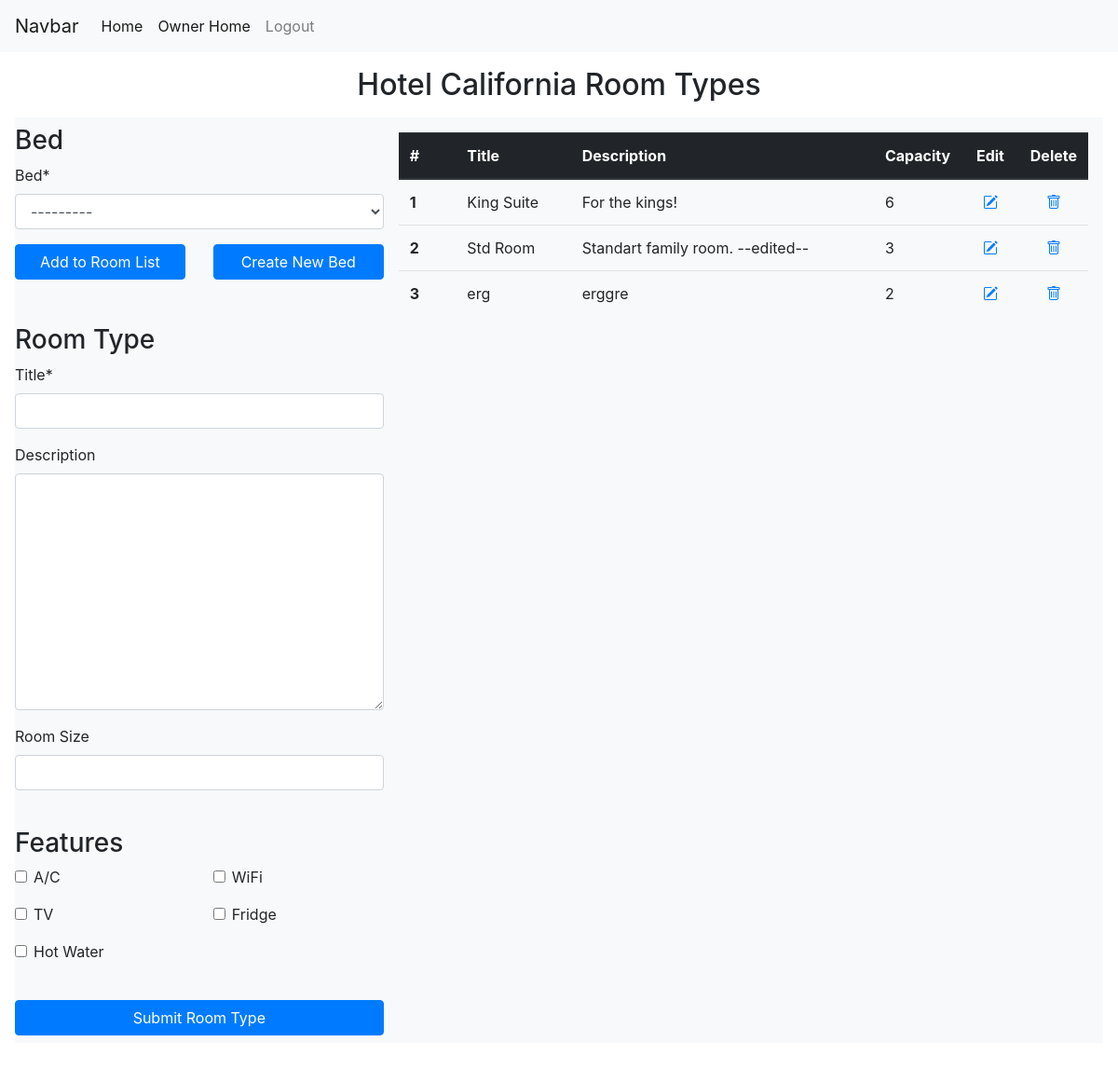
The app's page /manager/2/room_types (signed in) with its own data.
### manager/models.py (models this page shows, shortened)
class Hotel(models.Model):
    owners = models.ManyToManyField(Owner)
    name = models.CharField(max_length=128)
    country = models.ForeignKey('main.Country', on_delete=models.SET_NULL, null=True, related_name='hotels')
    state = models.CharField(max_length=32, null=True, blank=True)
    city = models.CharField(max_length=32)
    address_line_1 = models.CharField(max_length=64)
    address_line_2 = models.CharField(max_length=64, null=True, blank=True)
    zipcode = models.CharField(max_length=16)
    email = models.EmailField(max_length=256)
    phone_number = PhoneNumberField()

class RoomType(models.Model):
    title = models.CharField(max_length=32, unique=True)
    description = models.CharField(max_length=512, null=True, blank=True)
    hotel = models.ForeignKey(Hotel, on_delete=models.CASCADE, related_name='room_types')
    room_size = models.DecimalField(max_digits=4, decimal_places=2, null=True, blank=True)
    has_air_con = models.BooleanField(default=False, verbose_name="A/C")
    has_wifi = models.BooleanField(default=False, verbose_name="wifi")
    has_tv = models.BooleanField(default=False, verbose_name="TV")
    has_fridge = models.BooleanField(default=False, verbose_name="fridge")
    has_hot_water = models.BooleanField(default=False, verbose_name="hot water")
    def get_capacity(self):
        capacity = 0
        room_beds = self.room_beds.all()
        for room_bed in room_beds:
            capacity += room_bed.bed.capacity * room_bed.quantity
        return capacity

class RoomBed(models.Model):
    room_type = models.ForeignKey(RoomType, on_delete=models.CASCADE, related_name='room_beds')
    bed = models.ForeignKey(Bed, on_delete=models.CASCADE)
    quantity = models.PositiveSmallIntegerField()

class Bed(models.Model):
    name = models.CharField(max_length=64)
    capacity = models.PositiveSmallIntegerField()
    description = models.CharField(max_length=64, null=True, blank=True)
    hotel = models.ForeignKey(Hotel, on_delete=models.CASCADE, related_name='beds', null=True, blank=True) # for custom defined beds.
    is_general = models.BooleanField(default=False) # for general use beds.
    def __str__(self):
        return self.name

### manager/views.py (the view, shortened to what this page needs)
# urls.py: path('<int:hotel_id>/room_types', views.RoomTypesView.as_view(), name='room_types'),
class RoomTypesView(HotelOwnerMixin, View):
    form_class = CreateRoomTypeForm
    def setup(self, request, *args, **kwargs):
        if hasattr(self, 'get') and not hasattr(self, 'head'):
            self.head = self.get
        self.request = request
        self.args = args
        self.kwargs = kwargs
        hotel_id = kwargs['hotel_id']
        self.hotel = Hotel.objects.get(id=hotel_id)
        self.room_type_form = CreateRoomTypeForm()
        self.bed_form = BedForm()
        self.room_bed_form = RoomBedForm()
    def get(self, request, *args, **kwargs):
        beds = Bed.objects.filter(is_general=True).filter(hotel=self.hotel)
        room_types = RoomType.objects.filter(hotel=self.hotel)
        context = {
            'create': True,
            'hotel': self.hotel,
            'room_type_form': self.room_type_form,
            'bed_form': self.bed_form,
            'room_bed_form': self.room_bed_form,
            'room_types': room_types,
            'beds': beds,
        }
        return render(self.request, 'manager/room_types.html', context)

### manager/forms.py
class CreateRoomTypeForm(forms.ModelForm):
    class Meta:
        model = RoomType
        exclude = ['hotel']
        widgets = {
            'title': forms.TextInput(attrs={'class': 'form-control'}),
            'description': forms.Textarea(attrs={'class': 'form-control'}),
            'room_size': forms.NumberInput(attrs={'class': 'form-control'}),
            'has_air_con': forms.CheckboxInput(attrs={'class': 'form-check-input', 'type': 'checkbox'}),
            'has_wifi': forms.CheckboxInput(attrs={'class': 'form-check-input', 'type': 'checkbox'}),
            'has_tv': forms.CheckboxInput(attrs={'class': 'form-check-input', 'type': 'checkbox'}),
            'has_fridge': forms.CheckboxInput(attrs={'class': 'form-check-input', 'type': 'checkbox'}),
            'has_hot_water': forms.CheckboxInput(attrs={'class': 'form-check-input', 'type': 'checkbox'}),
        }
        labels = {
            'title': 'Title',
            'description': 'Description',
            'room_size': 'Room Size',
            'has_air_con': 'A/C',
            'has_wifi': 'WiFi',
            'has_tv': 'TV',
            'has_fridge': 'Fridge',
            'has_hot_water': 'Hot Water',
        }

class BedForm(forms.ModelForm):
    class Meta:
        model = Bed
        fields = ['name', 'capacity', 'description']
        widgets = {
            'name': forms.TextInput(attrs={'class': 'form-control'}),
            'capacity': forms.NumberInput(attrs={'class': 'form-control'}),
            'description': forms.TextInput(attrs={'class': 'form-control'}),
        }
        labels = {
            'name': 'Name',
            'capacity': 'Capacity',
            'description': 'Description'
        }

### main/models.py (called while the page is built)
    def is_owner(self):
        return hasattr(self, 'owner')

### manager/mixins.py (called while the page is built)
    def dispatch(self, request, *args, **kwargs):
        if not request.user.is_authenticated:
            return self.handle_no_permission()
        if not hasattr(request.user, 'owner'):
            return HttpResponseRedirect(reverse('main:index'))
        id = kwargs['hotel_id']
        hotel = Hotel.objects.get(id=id)
        if not hotel in request.user.owner.hotel_set.all():
            raise PermissionDenied
        return super().dispatch(request, *args, **kwargs)

### manager/templates/manager/room_types.html (shortened to what this page needs)
{% extends 'main/layout.html'  %}
{% load static %}
{% block style %}
    <link rel="stylesheet" href="{% static 'manager/floor_manager.css' %}">
{% endblock %}
{% block body %}
{% load crispy_forms_tags %}
<h2 class="text-center m-3" id="main_title">{{hotel.name}} Room Types </h2>
<div class="d-flex  justify-content-center mb-5 px-3">
    {% if create %}
        <div class="container-sm bg-light py-2">
                <div class="row mb-4">
                    <div class="col">
                        <h3>Bed</h3>
                        {% include 'manager/input_beds.html' %}
                        <div class="row mb-4">
                            <div class="col">
                                <button class="btn btn-primary btn-block" id="add-bed-button">Add to Room List</button>
                            </div>
                            <div class="col">
                                <button class="btn btn-primary btn-block" id="create-new-bed-btn">Create New Bed</button>
                            </div>
                        </div>
                    </div>
                </div>
            <form id="create-form" action="{% url 'manager:room_types' hotel.id %}" method="POST">
                <div class="row mb-4">
                    <div class="col">
                        <h3>Room Type</h3>
                        {{room_type_form.title|as_crispy_field}}
                        {{room_type_form.description|as_crispy_field}}
                        {{room_type_form.room_size|as_crispy_field}}
                    </div>
                </div>
                <div class="row mb-4">
                    <div class="col">
                        <h3>Features</h3>
                        <div class="row">
                            <div class="col">
                                {{room_type_form.has_air_con|as_crispy_field}}
                            </div>
                            <div class="col">
                                    {{room_type_form.has_wifi|as_crispy_field}}
                            </div>
                        </div>
                        <div class="row">
                            <div class="col">
                                    {{room_type_form.has_tv|as_crispy_field}}
                            </div>
                            <div class="col">
                                    {{room_type_form.has_fridge|as_crispy_field}}
                            </div>
                        </div>
                        <div class="row">
                            <div class="col">
                                    {{room_type_form.has_hot_water|as_crispy_field}}
                            </div>
                            <div class="col">
                            </div>
                        </div>
                    </div>
                </div>
                <div class="row">
                    <div class="col">
                        <input type="submit" value="Submit Room Type" class="btn btn-primary btn-block" >
                    </div>
                </div>
            </form>
        </div>
    {% endif %}
    {% if not room_types %}
        <div class="bg-light w-75 p-3">
            <div class="alert alert-warning" role="alert">
                No room types available.
            </div>
        </div>
    {% else %}
        {% include 'manager/table_room_types.html' with room_types=room_types hotel=hotel %}
    {% endif %}
</div>
{% endblock %}

### manager/templates/manager/table_room_types.html
{% load static %}
<div class="bg-light w-75 p-3 animate-table" id="table_room_types_div">
    <table class="table">
        <thead class="thead-dark">
        <tr>
            <th class="align-middle col-md-1" scope="col">#</th>
            <th class="align-middle col-md-2" scope="col">Title</th>
            <th class="align-middle" scope="col">Description</th>
            <th class="align-middle text-center col-md-1" scope="col">Capacity</th>
            <th class="align-middle text-center col-md-1" scope="col">Edit</th>
            <th class="align-middle text-center col-md-1" scope="col">Delete</th>
        </tr>
        </thead>
        <tbody>
            {% for room_type in room_types %}
                <tr>
                    <th scope="row">{{forloop.counter}}</th>
                    <td>{{ room_type.title }}</td>
                    <td>{{ room_type.description }}</td>
                    <td>{{room_type.get_capacity}}</td>
                    <td style="text-align: center;" class="align-middle">
                        <a href="{% url 'manager:room_types_edit' hotel_id=hotel.id pk=room_type.id %}"><i class="bi bi-pencil-square"></i></a>
                    </td>
                    <td style="text-align: center;" class="align-middle">
                        <a href="javascript:void(0);">
                            <i data-floor="{{room_type.id}}"
                                class="bi bi-trash"
                                hx-post="room_types/del/{{room_type.id}}"
                                hx-target="#table_room_types_div"
                                hx-trigger="click"
                                hx-swap="outerHTML swap:100ms"
                                hx-confirm="Are you sure you want to delete the room type?"></i>
                        </a>
                    </td>
                </tr>
            {% endfor %}
        </tbody>
    </table>
</div>

### manager/static/manager/floor_manager.css (style rules this page uses)
.animate-table { opacity: 1; transition: opacity 300ms ease-out; }

### records on screen
Hotel: name "Hotel California"
RoomType: title "King Suite", description "For the kings!", get_capacity "6"
RoomType: title "Std Room", description "Standart family room. --edited--", get_capacity "3"
RoomType: title "erg", description "erggre", get_capacity "2"
